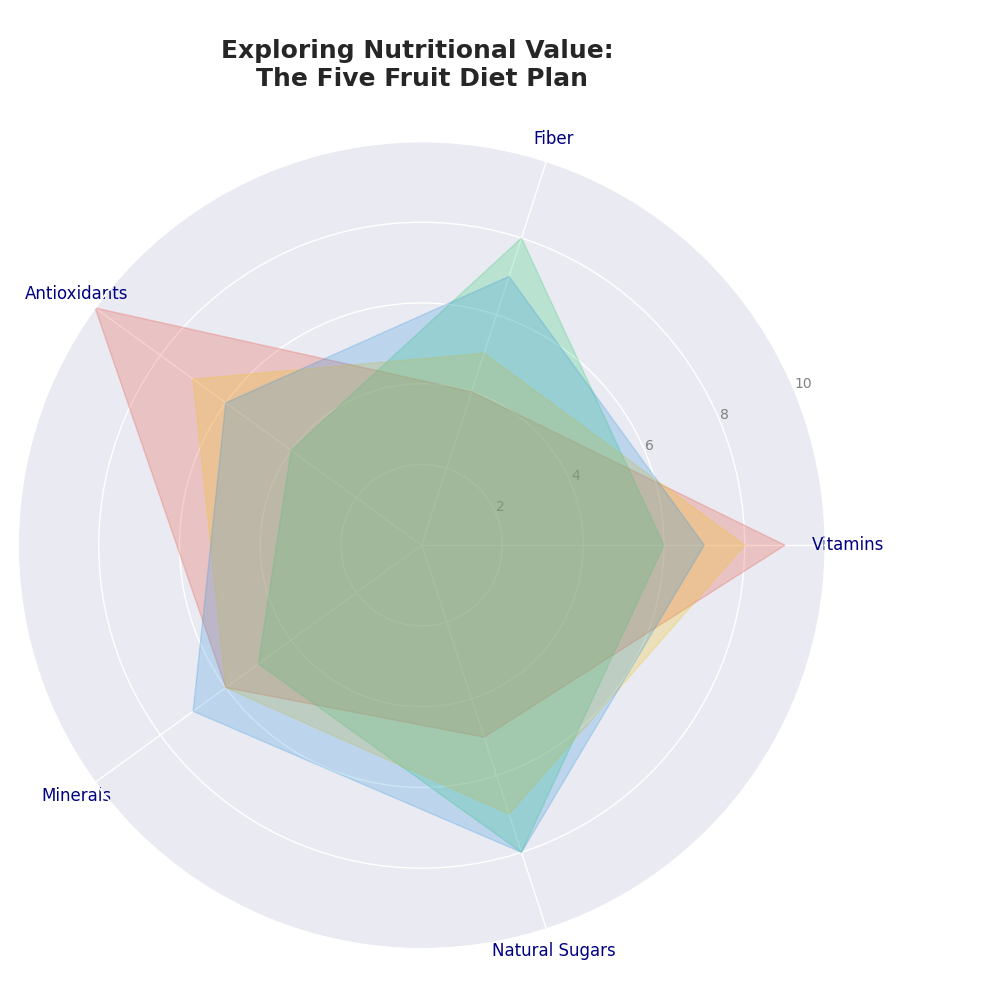

This figure's Python source:
import matplotlib.pyplot as plt
import numpy as np

fruits = ['Blueberries', 'Bananas', 'Oranges', 'Apples']
categories = ['Vitamins', 'Fiber', 'Antioxidants', 'Minerals', 'Natural Sugars']

nutritional_scores = {
    'Blueberries': [9, 4, 10, 6, 5],
    'Bananas': [6, 8, 4, 5, 8],
    'Oranges': [8, 5, 7, 6, 7],
    'Apples': [7, 7, 6, 7, 8]
}

num_vars = len(categories)
angles = np.linspace(0, 2 * np.pi, num_vars, endpoint=False).tolist()
angles += angles[:1]

fig, ax = plt.subplots(figsize=(10, 10), subplot_kw=dict(polar=True))

# Shuffled colors
colors = ['#e74c3c', '#2ecc71', '#f1c40f', '#3498db']

for fruit, color in zip(fruits, colors):
    values = nutritional_scores[fruit]
    values += values[:1]
    ax.fill(angles, values, color=color, alpha=0.25)

ax.set_xticks(angles[:-1])
ax.set_xticklabels(categories, fontsize=12, color='navy')

ax.set_yticks([2, 4, 6, 8, 10])
ax.set_yticklabels(['2', '4', '6', '8', '10'], color='gray', size=10)
ax.set_ylim(0, 10)

plt.title("Exploring Nutritional Value: \nThe Five Fruit Diet Plan", size=18, fontweight='bold', pad=40)

plt.tight_layout(rect=[0, 0, 0.9, 1])

plt.show()
